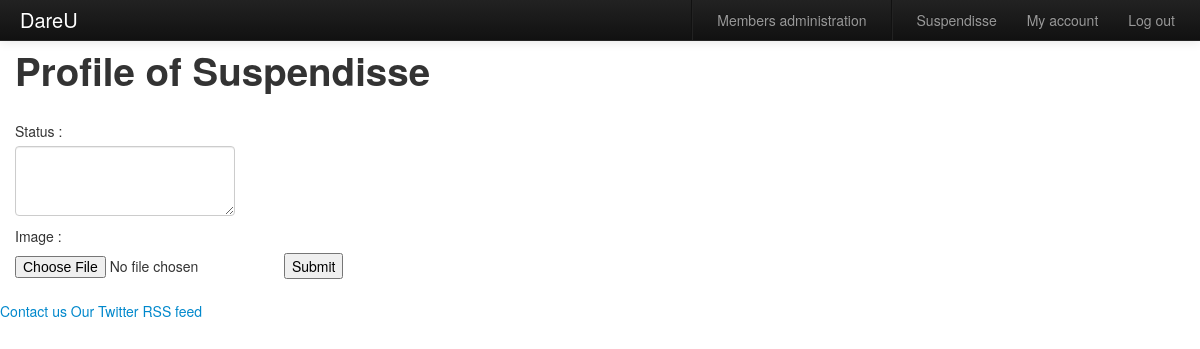
/profile/view?id=2 (signed in), run on an earlier commit of the app's database.
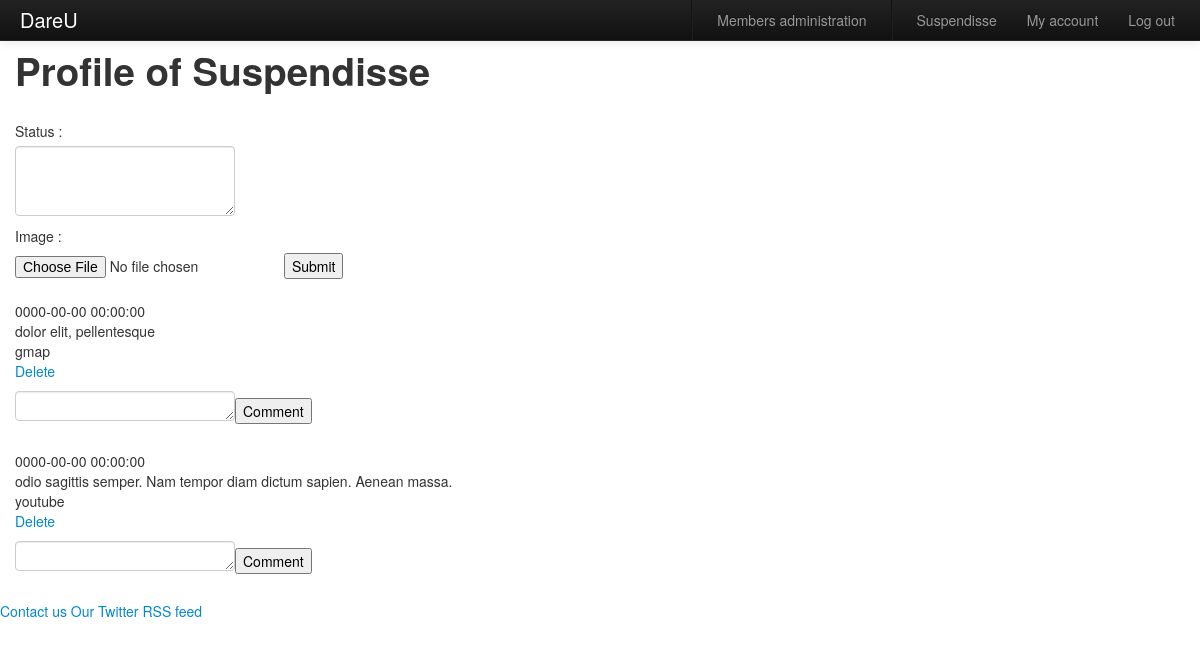
And on a later commit of the database.
### tables this page shows
CREATE TABLE IF NOT EXISTS `Member` (
  `idMember` int(11) NOT NULL AUTO_INCREMENT,
  `username` varchar(30) NOT NULL,
  `email` varchar(128) NOT NULL,
  `password` varchar(30) NOT NULL,
  `sex` tinyint(1) NOT NULL,
  `isAdmin` tinyint(1) NOT NULL,
  `description` text NOT NULL,
  `image` varchar(256) NOT NULL,
  `website` varchar(256) NOT NULL,
  PRIMARY KEY (`idMember`)
);

CREATE TABLE IF NOT EXISTS `Updates` (
  `idUpdate` int(11) NOT NULL AUTO_INCREMENT,
  `content` text NOT NULL,
  `date` datetime NOT NULL,
  `service` varchar(128) NOT NULL,
  `idMember` int(11) NOT NULL,
  PRIMARY KEY (`idUpdate`)
);

### lightmvc/View.php (called while the page is built, shortened)
<?php
class View
{
    public function render($file, $assigns = array())
    {
        extract($assigns);
        require($file);
        $str = ob_get_contents();
        return $str;
    }
}

### lightmvc/ActionController.php (called while the page is built, shortened)
<?php
require_once dirname(__FILE__) . '/HttpResponse.php';
require_once dirname(__FILE__) . '/View.php';
class ActionController
{
    protected $_response;
    protected $_redirected;
    protected $_includeTemplate = true;
    protected $_moduleName;
    protected static $_defaultRoute = array(
        'module' => 'index',
        'action' => 'index'
    );
    public static function process(Request $request, HttpResponse $response)
    {
        $route = $request->route($_SERVER['REQUEST_URI']);
        $route = array_merge(self::$_defaultRoute, $route);
        $controller = new $class($request, $response);
        $controller->_moduleName = $route['module'];
        return $controller->launch($route['action']);
    }
    public function __construct(Request $request, HttpResponse $response)
    {
        $this->_response = $response;
        $this->_redirected = false;
    }
    private function _render($file)
    {
        $view = new View();
        $body = NULL;
        if($this->_includeTemplate)
        $body = $view->render(FrontController::$dirname
                              . '/views/header.phtml');
        $body .= $view->render(FrontController::$dirname
                               . '/views/' . $file . '.phtml',
                               $this->_response->getVars());
        if($this->_includeTemplate)
        $body .= $view->render(FrontController::$dirname
                               . '/views/footer.phtml');
        $this->_response->setBody($body);
    }
    public function __set($name,$param)
    {
        $this->_response->setVar($name, $param);
    }
    public function launch($action)
    {
        $actionMethodName = $action . 'Action';
        $this->$actionMethodName();
        if (!$this->_redirected) {
            $this->_render($this->_moduleName . '/' . $action);
        }
        return $this->_response;
    }
}

### lightmvc/FrontController.php (called while the page is built, shortened)
<?php
require_once dirname(__FILE__) . '/ActionController.php';
abstract class FrontController
{
    public static $isDebug = true;
    public static function dispatch()
    {
        try {
            $request  = new Request();
            $response = new HttpResponse();
            ActionController::process($request, $response)->printOut();
        } catch (Exception $e) {
            if (!self::$isDebug) {
                ActionController::processException($request, $response, $e)
                                        ->printOut();
            } else {
                echo $e->getMessage() . '<br/>' . $e->getTraceAsString();
            }
        }
    }
}

### index.php (called while the page is built, shortened)
<?php
require_once dirname(__FILE__) . '/lightmvc/FrontController.php';
$front = FrontController::dispatch();

### model/Profile.php (called while the page is built, shortened)
<?php
require_once('Member.php');
require_once('Update.php');
class Profile
{
    public function __construct($idMember)
    {
		$pdo_options[PDO::ATTR_ERRMODE] = PDO::ERRMODE_EXCEPTION;
		try {
			$bdd = new PDO(DSN, DB_USERNAME, DB_PASSWORD, $pdo_options);
		}
		catch(PDOException $e) {
			echo 'Connexion Failed : ' . $e->getMessage();
			exit();
		}
		$answer = $bdd->prepare('SELECT username FROM Member WHERE idMember = :id');
		$answer->bindParam('id', $idMember, PDO::PARAM_INT);
		$answer->execute();
		if($data = $answer->fetch())
		{
			$this->member = new Member($data['username']);
		}
		$answer = $bdd->prepare('SELECT idUpdate FROM Updates WHERE idMember = :id ORDER BY date DESC');
		$answer->bindParam('id', $idMember, PDO::PARAM_INT);
		$answer->execute();
		while($data = $answer->fetch())
		{
			$this->updates[] = new Update($data['idUpdate']);
		}
    }
}

### controllers/ProfileController.php (called while the page is built, shortened)
<?php
require_once dirname(__FILE__) . '/../lightmvc/ActionController.php';
require_once dirname(__FILE__) . '/../model/Member.php';
require_once dirname(__FILE__) . '/../model/Members.php';
require_once dirname(__FILE__) . '/../model/Profile.php';
require_once dirname(__FILE__) . '/../model/Update.php';
class ProfileController extends ActionController
{
    public function viewAction()
    {
		if(isset($_SESSION['connected']) && $_SESSION['connected'] == true) {
			if(isset($_GET['id']) && $_GET['id'] != null && $_GET['id'] > 0 && $_GET['id'] <= Members::getLastId()) {
				$profile = new Profile($_GET['id']);
			}
			else {
				$this->redirect('/');
			}
		}
		else {
			$this->redirect('/');
		}
    }
}

### model/Member.php (called while the page is built, shortened)
<?php
class Member
{
    public function __construct($username = NULL)
	{
		if($username != NULL)
		{
			$pdo_options[PDO::ATTR_ERRMODE] = PDO::ERRMODE_EXCEPTION;
			try {
				$bdd = new PDO(DSN, DB_USERNAME, DB_PASSWORD, $pdo_options);
			}
			catch(PDOException $e) {
				echo 'Connexion Failed : ' . $e->getMessage();
				exit();
			}
			$answer = $bdd->prepare('SELECT * FROM Member WHERE username = :username');
			$answer->execute(array('username' => $username));
			if($data = $answer->fetch()) {
				$this->idMember 	=	$data['idMember'];
				$this->username		=	$data['username'];
				$this->email		=	$data['email'];
				$this->password		=	$data['password'];
				$this->sex			=	$data['sex'];
				$this->isAdmin		=	$data['isAdmin'];
				$this->desc			=	$data['description'];
				$this->image		=	$data['image'];
				$this->website		=	$data['website'];
			}
		}
    }
}

### model/Update.php (called while the page is built, shortened)
<?php
class Update
{
	private $idUpdate 	= 0;
	private $idMember;
	public function __construct($idUpdate = -1)
	{
		$pdo_options[PDO::ATTR_ERRMODE] = PDO::ERRMODE_EXCEPTION;
		try {
			$bdd = new PDO(DSN, DB_USERNAME, DB_PASSWORD, $pdo_options);
		}
		catch(PDOException $e) {
			echo 'Connexion Failed : ' . $e->getMessage();
			exit();
		}
		$answer = $bdd->prepare('SELECT * FROM Updates WHERE idUpdate = :id');
		$answer->bindParam(':id', $idUpdate, PDO::PARAM_INT);
		$answer->execute();
		if($data = $answer->fetch()) {
			$this->idUpdate	= $data['idUpdate'];
			$this->idMember	= $data['idMember'];
		}
		$answer = $bdd->prepare('SELECT idComment FROM Comment WHERE idUpdate = :idUpdate AND idMember = :idMember ORDER BY date');
		$answer->execute(array(
								'idUpdate' => $this->idUpdate,
								'idMember' => $this->idMember
								)
						);
	}
}

### views/profile/view.phtml (the view, shortened to what this page needs)
<?php
	if(isset($profile) && $profile != null && $profile['member'] != null)
	{
	?>
<section>
<h1>Profile of <?php echo $profile['member']['username']; ?></h1>
<?php
	if(isset($_SESSION['connected']) && $_SESSION['connected'] == true) {
		if($_SESSION['idMember'] == $profile['member']['idMember']) {
			?>
			<form method='post' action='/profile/add' enctype='multipart/form-data'>
				<label for='content'>Status : </label>
				<textarea name='content' id='content' rows='3' cols='30'></textarea><br/>
				<label for='image'>Image : </label>
				<input type='file' name='image' id='image' />
				<input type='submit' value='Submit' />
			</form>
			<?php
		}
		else {
			echo '<button type="button" onclick="updateWall()">Update Wall</button>';
			echo '<div id="update"></div>';
		}
	}
	if($profile != null && $profile['updates'] != null) {
		foreach($profile['updates'] as $update) {
			echo '<p>';
			echo $update['date'] . '<br />';
			echo $update['content'] . '<br />';
			echo $update['service'] . '<br />';
			if($update['idMember'] == $_SESSION['idMember']) {
				echo '<a href="/profile/delete?idUpdate='.$update['idUpdate'].'">Delete</a>';
			}
			echo '<form method="post" action="/profile/comment?idMember=' . $update['idMember'] . '&idUpdate=' . $update['idUpdate'] . '">' .
				 '<textarea name="comment" id="comment" rows="1" cols="30"></textarea>' .
				 '<input type="submit" value="Comment" />' .
				 '</form>';
			echo '</p>';
		}
	}
}
else {
	echo 'No member found';
}
	?>
</section>

### views/header.phtml (shortened to what this page needs)
<!DOCTYPE html>
<html xmlns="http://www.w3.org/1999/xhtml" lang="en">
<head>
	<link href="../../bootstrap/css/bootstrap.css" rel="stylesheet">
</head>
<body>
	<header>
		<div class="navbar navbar-static-top navbar-inverse">
			<div class="navbar-inner">
				<div class="container">
					<a class ="brand" href='/'>DareU</a>
					<ul class="nav pull-right">
					<li class="divider-vertical"></li>
					<?php
					if (isset($_SESSION['connected']) && $_SESSION['connected'] == true)
					{
						if($_SESSION['isAdmin'])
						{
					?>
							<li><a href="/members/list">Members administration</a></li>
							<li class="divider-vertical"></li>
						<?php
						}
						?>
						<li><a href="/profile/view?id=<?php echo $_SESSION['idMember']; ?>"><?php echo $_SESSION['username']; ?></a></li>
						<li><a href="/profile/edit">My account</a></li>
						<li><a href="/members/logout">Log out</a></li>
					<?php
					}
					?>
					</ul>
				</div>
			</div>
		</div>
</header>
<div class='container'>

### views/footer.phtml (shortened to what this page needs)
</div>
<footer>
	<a href="contact.php">Contact us</a>
	<a href="future_twitter_account">Our Twitter</a>
	<a href="/index/rss">RSS feed</a>
</footer>
	</body>
</html>

### lightmvc/HttpResponse.php (shortened to what this page needs)
<?php
class HttpResponse
{
    private $_body;
    public function setBody($value)
    {
        $this->_body = $value;
    }
    public function printOut()
    {
        echo $this->_body;
    }
}

What changed in the data, as far as the page shows it:
added updates: date "0000-00-00 00:00:00", content "dolor elit, pellentesque", service "gmap"
added updates: date "0000-00-00 00:00:00", content "odio sagittis semper. Nam tempor diam dictum sapien. Aenean massa.", service "youtube"
